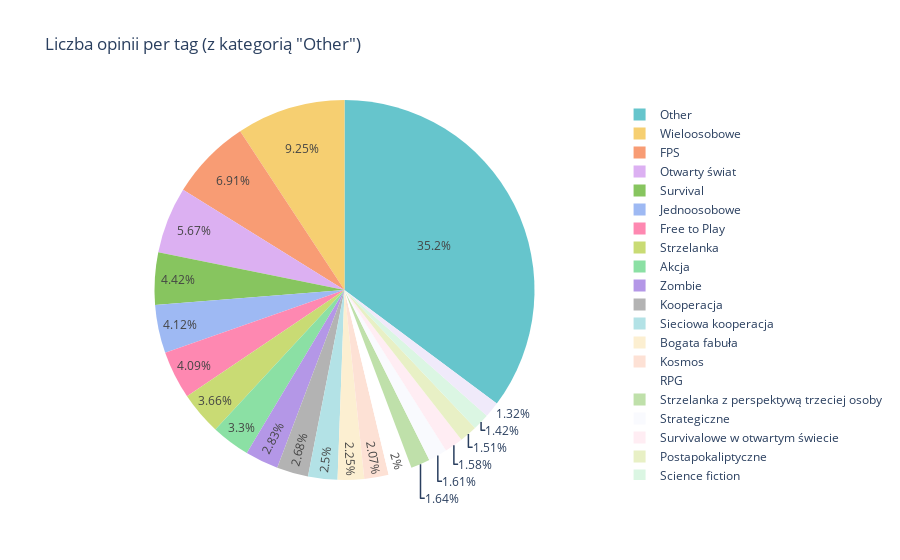

Write notebook code for a chart like this one.
### Code cell
def prepare_pie_chart_reviews(df, top_n=20):
    # Zliczanie liczby recenzji na tag
    tags = df['Tagi'].apply(lambda x: x.split(', '))
    tag_reviews = Counter()

    for idx, tag_list in enumerate(tags):
        for tag in tag_list:
            tag_reviews[tag] += df.iloc[idx]['Liczba recenzji']

    # Podział na najpopularniejsze tagi i kategorię "Other"
    top_tags = tag_reviews.most_common(top_n)
    other_count = sum(count for tag, count in tag_reviews.items() if tag not in dict(top_tags))
    
    # Przygotowanie danych do DataFrame
    pie_data = pd.DataFrame(top_tags, columns=['Tag', 'Review Count'])
    if other_count > 0:
        other_row = pd.DataFrame([{'Tag': 'Other', 'Review Count': other_count}])
        pie_data = pd.concat([pie_data, other_row], ignore_index=True)
    
    return pie_data

# Przygotowanie danych do wykresu
pie_chart_reviews_data = prepare_pie_chart_reviews(df)

# Wizualizacja
fig = px.pie(pie_chart_reviews_data, names='Tag', values='Review Count',
             title='Liczba opinii per tag (z kategorią "Other")',
             color_discrete_sequence=px.colors.qualitative.Pastel)
fig.show()

### Figure 1 — Plotly figure (JSON) as saved in the notebook; plotly's stock layout.template omitted (floating-point values rounded to 4 significant figures)
{"data": [{"domain": {"x": [0, 1], "y": [0, 1]}, "hovertemplate": "Tag=%{label}<br>Review Count=%{value}<extra></extra>", "labels": ["Wieloosobowe", "FPS", "Otwarty świat", "Survival", "Jednoosobowe", "Free to Play", "Strzelanka", "Akcja", "Zombie", "Kooperacja", "Sieciowa kooperacja", "Bogata fabuła", "Kosmos", "RPG", "Strzelanka z perspektywą trzeciej osoby", "Strategiczne", "Survivalowe w otwartym świecie", "Postapokaliptyczne", "Science fiction", "Horror", "Other"], "legendgroup": "", "name": "", "showlegend": true, "type": "pie", "values": [7410892, 5532683, 4537845, 3541519, 3298186, 3272910, 2927927, 2641587, 2268684, 2146812, 2000384, 1800049, 1656965, 1600489, 1311310, 1286515, 1263927, 1206343, 1135334, 1059455, 28193764]}], "layout": {"legend": {"tracegroupgap": 0}, "piecolorway": ["rgb(102, 197, 204)", "rgb(246, 207, 113)", "rgb(248, 156, 116)", "rgb(220, 176, 242)", "rgb(135, 197, 95)", "rgb(158, 185, 243)", "rgb(254, 136, 177)", "rgb(201, 219, 116)", "rgb(139, 224, 164)", "rgb(180, 151, 231)", "rgb(179, 179, 179)"], "title": {"text": "Liczba opinii per tag (z kategorią \"Other\")"}}}
